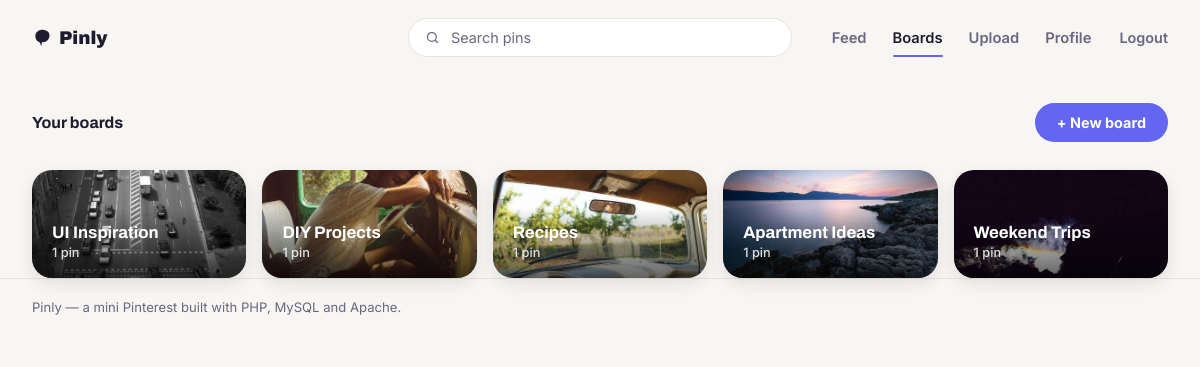
Page /boards.php (signed in) on the committed database.
### tables this page shows
CREATE TABLE boards (
  id INT UNSIGNED AUTO_INCREMENT PRIMARY KEY,
  user_id INT UNSIGNED NOT NULL,
  name VARCHAR(100) NOT NULL,
  created_at TIMESTAMP NOT NULL DEFAULT CURRENT_TIMESTAMP,
  FOREIGN KEY (user_id) REFERENCES users(id) ON DELETE CASCADE,
  INDEX idx_boards_user_id (user_id),
  UNIQUE KEY uq_boards_user_name (user_id, name)
);

### includes/functions.php (called while the page is built, shortened)
<?php
function e(?string $value): string
{
    return htmlspecialchars($value ?? '', ENT_QUOTES, 'UTF-8');
}
function pin_count_label(int $count): string
{
    return $count . ' pin' . ($count === 1 ? '' : 's');
}

### public/boards.php (the view, shortened to what this page needs)
<?php
require __DIR__ . '/../includes/bootstrap.php';
$stmt = $pdo->prepare(
    'SELECT boards.id, boards.name,
            COUNT(board_pins.pin_id) AS pin_count,
            (SELECT p.image_path FROM board_pins bp
               JOIN pins p ON p.id = bp.pin_id
              WHERE bp.board_id = boards.id
              ORDER BY bp.added_at DESC LIMIT 1) AS cover_image
     FROM boards
     LEFT JOIN board_pins ON board_pins.board_id = boards.id
     WHERE boards.user_id = ?
     GROUP BY boards.id
     ORDER BY boards.created_at DESC'
);
$stmt->execute([current_user_id()]);
$boards = $stmt->fetchAll();
require __DIR__ . '/../includes/header.php';
?>
<section class="section" style="margin-top:28px; display:flex; align-items:center; justify-content:space-between;">
  <h1 class="section-title" style="margin:0;">Your boards</h1>
  <a class="btn-primary" href="board_create.php">+ New board</a>
</section>
<section class="section">
  <?php if (!$boards): ?>
    <p class="boards-empty">You don't have any boards yet. Create one to start organizing pins.</p>
  <?php else: ?>
    <div class="boards-row">
      <?php foreach ($boards as $board): ?>
        <?php if ($board['cover_image']): ?>
          <a class="board-card photo" href="board.php?id=<?= (int) $board['id'] ?>">
            <div class="art"><img data-src="<?= e($board['cover_image']) ?>" alt=""></div>
            <h3><?= e($board['name']) ?></h3>
            <span class="count"><?= pin_count_label((int) $board['pin_count']) ?></span>
          </a>
        <?php endif; ?>
      <?php endforeach; ?>
    </div>
  <?php endif; ?>
</section>
<?php require __DIR__ . '/../includes/footer.php'; ?>

### public/assets/css/style.css (style rules this page uses)
:root { --color-primary: #4338CA; --color-primary-2: #6366F1; --ink: #1E1B2E; --ink-soft: #6B6680; --paper: #F7F6F3; --border: #E7E4DE; --radius-pill: 999px; --radius-card: 20px; --shadow: 0 6px 16px rgba(30, 27, 46, 0.10); }
* { box-sizing: border-box; }
body { margin: 0; background: var(--paper); color: var(--ink); font-family: 'Inter', sans-serif; -webkit-font-smoothing: antialiased; }
a { color: inherit; text-decoration: none; }
.section { max-width: 1600px; margin: 0 auto; padding: 0 32px; }
.boards-row { display: grid; grid-template-columns: repeat(auto-fit, minmax(190px, 1fr)); gap: 16px; margin-top: 28px; }
.board-card { border-radius: var(--radius-card); padding: 18px 20px; min-height: 108px; display: flex; flex-direction: column; justify-content: flex-end; color: #fff; box-shadow: var(--shadow); }
.board-card h3 { margin: 0; font-family: 'Archivo', sans-serif; font-weight: 700; font-size: 1.05rem; }
.board-card .count { margin-top: 3px; font-size: 0.8rem; opacity: 0.85; font-weight: 500; }
.board-card.photo { position: relative; overflow: hidden; background: #ece7dc; }
.board-card.photo .art { position: absolute; inset: 0; }
.board-card.photo::after { content: ''; position: absolute; inset: 0; background: linear-gradient(180deg, rgba(0,0,0,0) 35%, rgba(0,0,0,0.62) 100%); z-index: 1; pointer-events: none; }
.board-card.photo h3, .board-card.photo .count { position: relative; z-index: 2; }
.art { position: relative; width: 100%; background: linear-gradient(100deg, #ECE9E2 30%, #E1DDD3 45%, #ECE9E2 60%); background-size: 200% 100%; animation: skeleton-sweep 1.3s ease-in-out infinite; }
.art.loaded { animation: none; background: none; }
.art img { position: absolute; inset: 0; width: 100%; height: 100%; object-fit: cover; opacity: 0; transition: opacity 0.35s ease; }
.art img.loaded { opacity: 1; }
.btn-primary { display: inline-flex; align-items: center; justify-content: center; background: var(--color-primary-2); color: #fff; font-weight: 700; font-size: 0.9rem; padding: 11px 22px; border-radius: var(--radius-pill); border: none; }
.section-title { font-family: 'Archivo', sans-serif; font-size: 1rem; margin: 0 0 12px; }

### rows in the picture
boards: shows a picture, name "UI Inspiration", pin_count "1 pin"
boards: shows a picture, name "DIY Projects", pin_count "1 pin"
boards: shows a picture, name "Recipes", pin_count "1 pin"
boards: shows a picture, name "Apartment Ideas", pin_count "1 pin"
boards: shows a picture, name "Weekend Trips", pin_count "1 pin"
